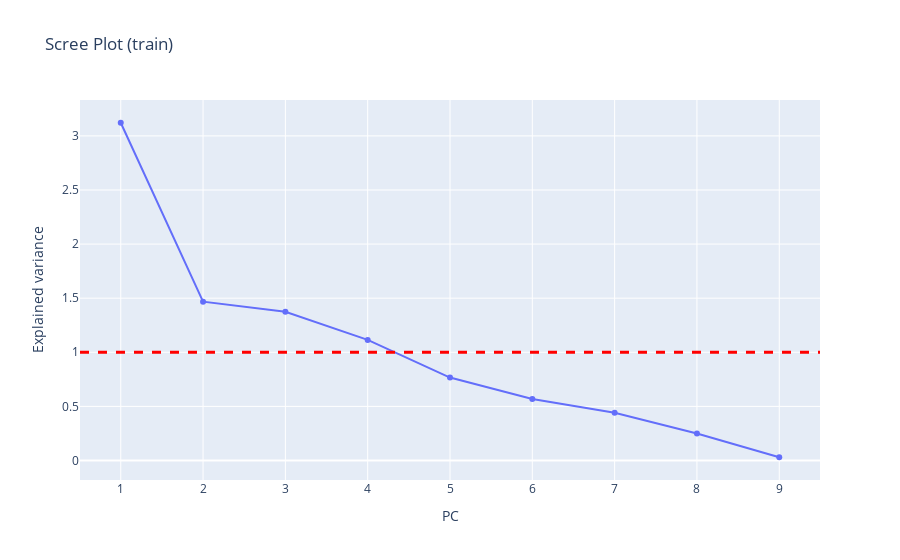
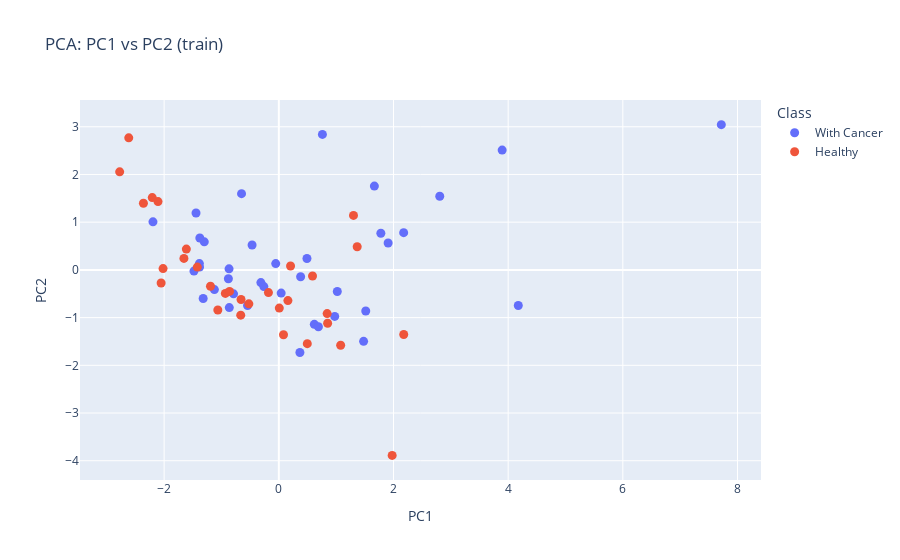

Notebook code for these charts, in order:
### Markdown cell above
## 5. PCA (train fit)

### Code cell
pca = PCA().fit(X_train_s)
expl_var = pca.explained_variance_

fig = px.line(x=np.arange(1, len(expl_var)+1), y=expl_var,
              labels={"x":"PC", "y":"Explained variance"},
              title="Scree Plot (train)")
fig.add_hline(y=1, line_width=3, line_dash="dash", line_color="red")
fig.update_traces(mode="markers+lines")
fig.show()

kaiser = expl_var[expl_var > 1].sum() / expl_var.sum() * 100 if expl_var.sum() > 0 else 0.0
print(f"Variance retained by Kaiser: {kaiser:.2f}%")

# Project to 2D for visualization
pca2 = PCA(n_components=2).fit(X_train_s)
PC_train = pca2.transform(X_train_s)
PC_val   = pca2.transform(X_val_s)
PC_test  = pca2.transform(X_test_s)

fig = px.scatter(x=PC_train[:,0], y=PC_train[:,1],
                 color=y_train.replace({1:'Healthy', 2:'With Cancer'}),
                 labels={"x":"PC1","y":"PC2","color":"Class"},
                 title="PCA: PC1 vs PC2 (train)")
fig.update_traces(marker_size=9)
fig.show()

### Figure 1 — Plotly figure (JSON) as saved in the notebook; plotly's stock layout.template omitted (floating-point values rounded to 4 significant figures)
{"data": [{"hovertemplate": "PC=%{x}<br>Explained variance=%{y}<extra></extra>", "legendgroup": "", "line": {"color": "#636efa", "dash": "solid"}, "marker": {"symbol": "circle"}, "mode": "markers+lines", "name": "", "orientation": "v", "showlegend": false, "type": "scatter", "x": [1, 2, 3, 4, 5, 6, 7, 8, 9], "xaxis": "x", "y": [3.121, 1.468, 1.374, 1.114, 0.7665, 0.5677, 0.4404, 0.2501, 0.02991], "yaxis": "y"}], "layout": {"legend": {"tracegroupgap": 0}, "shapes": [{"line": {"color": "red", "dash": "dash", "width": 3}, "type": "line", "x0": 0, "x1": 1, "xref": "x domain", "y0": 1, "y1": 1, "yref": "y"}], "title": {"text": "Scree Plot (train)"}, "xaxis": {"anchor": "y", "domain": [0, 1], "title": {"text": "PC"}}, "yaxis": {"anchor": "x", "domain": [0, 1], "title": {"text": "Explained variance"}}}}

### Figure 2 — Plotly figure (JSON) as saved in the notebook; plotly's stock layout.template omitted (floating-point values rounded to 4 significant figures)
{"data": [{"hovertemplate": "Class=With Cancer<br>PC1=%{x}<br>PC2=%{y}<extra></extra>", "legendgroup": "With Cancer", "marker": {"color": "#636efa", "size": 9, "symbol": "circle"}, "mode": "markers", "name": "With Cancer", "orientation": "v", "showlegend": true, "type": "scatter", "x": [1.479, -0.65, 1.02, 0.4906, 2.807, 1.78, -1.3, -0.3129, 0.3803, -0.5457, 1.667, 0.7605, 0.6192, 7.718, -1.124, 0.6905, 4.176, -0.05383, -0.261, -0.868, -2.195, 0.9746, -1.319, -1.378, -1.382, 0.3677, -1.444, -0.8637, -0.8797, 1.906, -1.386, -0.7898, 2.178, 3.895, 1.516, 0.04092, -1.48, -0.4661], "xaxis": "x", "y": [-1.497, 1.597, -0.4532, 0.2396, 1.543, 0.7678, 0.5874, -0.2657, -0.1434, -0.7474, 1.756, 2.839, -1.141, 3.044, -0.413, -1.191, -0.7465, 0.1325, -0.3495, 0.02149, 1.007, -0.9755, -0.5987, 0.6672, 0.05921, -1.732, 1.193, -0.7907, -0.1854, 0.5635, 0.1313, -0.5015, 0.7796, 2.511, -0.8612, -0.4861, -0.02524, 0.5206], "yaxis": "y"}, {"hovertemplate": "Class=Healthy<br>PC1=%{x}<br>PC2=%{y}<extra></extra>", "legendgroup": "Healthy", "marker": {"color": "#EF553B", "size": 9, "symbol": "circle"}, "mode": "markers", "name": "Healthy", "orientation": "v", "showlegend": true, "type": "scatter", "x": [0.8513, -0.9324, 1.303, -0.8596, -0.1808, 1.367, 2.179, 1.977, -1.613, 0.4968, 0.2046, 0.1586, -2.019, -2.617, 0.008275, -2.361, 1.079, -1.064, -1.192, -0.6642, -0.6587, -2.053, -0.5228, 0.8429, 0.08173, -2.107, -2.776, -1.422, -1.655, 0.588, -2.207], "xaxis": "x", "y": [-1.118, -0.4935, 1.141, -0.4509, -0.4762, 0.4849, -1.353, -3.888, 0.4353, -1.547, 0.08134, -0.6429, 0.02789, 2.768, -0.8002, 1.396, -1.579, -0.8412, -0.3427, -0.9484, -0.6206, -0.2742, -0.7123, -0.9163, -1.36, 1.432, 2.055, 0.05814, 0.2406, -0.1279, 1.515], "yaxis": "y"}], "layout": {"legend": {"title": {"text": "Class"}, "tracegroupgap": 0}, "title": {"text": "PCA: PC1 vs PC2 (train)"}, "xaxis": {"anchor": "y", "domain": [0, 1], "title": {"text": "PC1"}}, "yaxis": {"anchor": "x", "domain": [0, 1], "title": {"text": "PC2"}}}}
